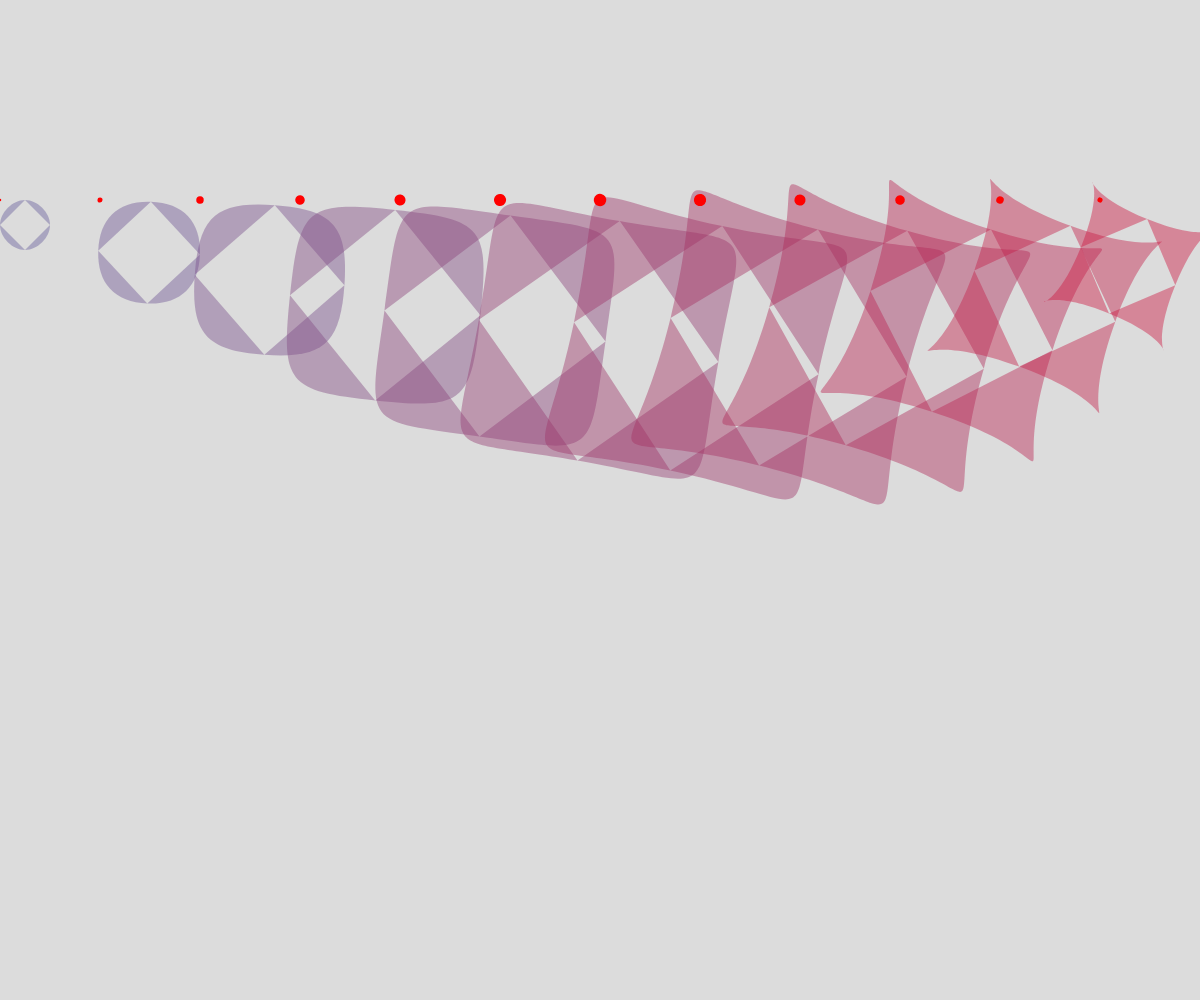
Frame 1 (no input)
Frame 60 (no input): identical to frame 1, image omitted
Frame 120 (the mouse pressed at the canvas centre since frame 60): identical to frame 1, image omitted

The p5.js sketch that drew this single still picture (run headless with seeded random() and noise() and a simulated clock; from frame 60 on, the mouse is pressed at the canvas centre):

// p5.js sketch
// ── sketch.js
let breite=100;

let anzahl;

let winkel;

let colorA, colorB;

let skalierung=1;


//anchorpunkte
let x1, y1, x2, y2, x3, y3, x4, y4;
//kontrollpunkte p1
let cx11, cy11, cx12, cy12;
//kontrollpunkte p2
let cx21, cy21, cx22, cy22;
//kontrollpunkte p3
let cx31, cy31, cx32, cy32;
//kontrollpunkte p4
let cx41, cy41, cx42, cy42;


function setup() {
  createCanvas(windowWidth, windowHeight);

  anzahl=floor(width/breite);

  angleMode(DEGREES);
  rectMode(CENTER);

 
  colorA=color(102,93,156,110);
  colorB=color(212,17,56,110);
}

function draw() {
  background(220);


  skalierung=1;

  winkel=0;
  noStroke();

  for(let i=0;i<anzahl;i++){

      push();
      translate(i*breite, 200);
      rotate(winkel);

      let sinuswinkel=map(i*breite, 0, width, 0, 180);
      skalierung=sin(sinuswinkel) * 2 + 0.5;

      scale(skalierung);

      let mischwert=map(i*breite, 0,width, 0, 1);
      let colorC=lerpColor(colorA, colorB, mischwert);


      fill(colorC);
      
     // rect(0, 0, breite, breite);

     let t=map(i*breite, 0,width, 0.5, 2.2);
     setPoints(t);
     zeichneBezierShape()

      fill(255,0,0);
      ellipse(0,0,5,5);

      pop();
      winkel=winkel+2;

      //skalierung=skalierung*1.1;
  }
}


function zeichneBezierShape(){
     //zeichnet die Grundform, anhand von vier Bezierkurven, jeweils mit anchor, control, control, anchor
  bezier(x1,y1,cx11,cy11,cx21,cy21,x2,y2);
  bezier(x2,y2,cx22,cy22,cx31,cy31,x3,y3);
  bezier(x3,y3,cx32,cy32,cx41,cy41,x4,y4);
  bezier(x4,y4,cx42,cy42,cx12,cy12,x1,y1);
}


function setPoints(t){
  //studiere die abbildung shape_vol1_001.png um die berechnung der punkte zu verstehen
    x1 = breite;
    y1 = breite / 2;
    cx11 = x1;
    cy11 = y1 + t * breite / 2;
    cx12 = x1;
    cy12 = y1 - t * breite / 2;
  
    x2 = breite / 2;
    y2 = breite;
    cx21 = x2 + t * breite / 2;
    cy21 = y2;
    cx22 = x2 - t * breite / 2;
    cy22 = y2;
  
    x3 = 0;
    y3 = breite / 2;
    cx32 = x3;
    cy32 = y3 - t * breite / 2;
    cx31 = x3;
    cy31 = y3 + t * breite / 2;
  
    x4 = breite / 2;
    y4 = 0;
    cx41 = x4 - t * breite / 2;
    cx42 = x4 + t * breite / 2;
    cy41 = y4;
    cy42 = y4;
  
 
  
  }
